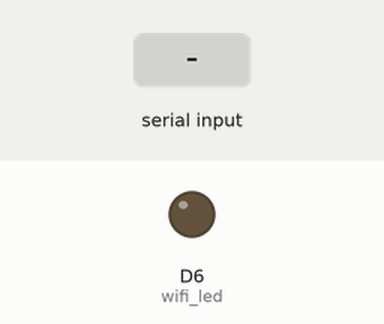
The sketch below on a simulated ESP8266 (NodeMCU). Shown: output pins drawn as LEDs (lit = HIGH). The test bench sets the inputs (shaded band). WiFi joins after 1.5 s; servers stay silent unless stated; what the sketch prints to the serial monitor is not drawn.

Above: at 0.1 s.
At 2.7 s:
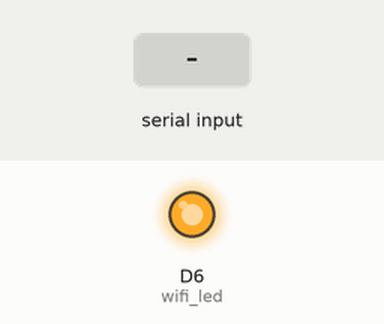
2.8 s: "1\n" received over Serial
Timing chart, 0 to 5.8 s (numbered marks = the images above; inputs shaded):
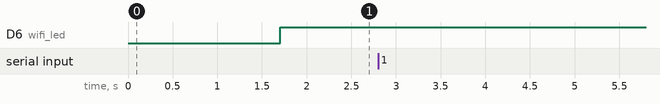

The sketch:

jsse_socket.ino
```cpp
#include <ESP8266WiFi.h>
//wifi config
const char* ssid     = "TP-LINK_AF8E";
const char* password = "14783623";

IPAddress static_ip(192,168,0,101); // A
//IPAddress static_ip(192,168,0,102); //B
//IPAddress static_ip(192,168,0,103); //C
IPAddress gateway(192,168,0,1);
IPAddress subnet(255,255,255,0);

//const char* ssid     = "90E";
//const char* password = "";

//host
const uint16_t port = 8081;
//const char* host = "192.168.8.22";
const char* host = "192.168.0.107";

// uhf reader config
unsigned char incomingByte;
void send_(){
  //byte cmd[] = {0xA5, 0x5A, 0x00, 0x08, 0x00, 0x08, 0x0D, 0x0A};
 // byte cmd[] = {0xA5, 0X5A, 0X00, 0X0A, 0X80, 0X00, 0X64, 0XEE, 0X0D, 0X0A};
  byte cmd[] = {0xA5, 0x5A, 0x00, 0x0A, 0x82, 0x00, 0x10, 0x98, 0x0D, 0x0A};
  Serial.write(cmd, sizeof(cmd));
  Serial.printf("\n");
}

// led
#define wifi_led D6

void setup() {
  //led config
  pinMode(wifi_led,OUTPUT);
  //serial config
  Serial.begin(115200);
  Serial.println();
  Serial.print("Connecting to ");
  Serial.println(ssid);
  //connection
  WiFi.config(static_ip,gateway, subnet);
  WiFi.begin(ssid, password);
  while (WiFi.status() != WL_CONNECTED) {
  delay(500);
  Serial.print(".");
  }
  Serial.println("");
  Serial.println("WiFi is connected");
  Serial.println(WiFi.localIP());
}


int counter = 0;
void main_(){
  String t;
  WiFiClient client;
  if (client.connect(host,port)){
      digitalWrite(wifi_led, HIGH);
      send_();
      String msg = "";
      while (Serial.available() > 0){
        incomingByte = Serial.read();
        if (incomingByte <= 15){
          t = "0" + String(incomingByte,HEX);
        }
        else{
          t = String(incomingByte,HEX);
        }
        msg += t;
        Serial.print(t);
        Serial.printf(" ");
      }
      Serial.print(msg);
      client.println(msg);
      Serial.printf("-----\n");
  }
  delay(400);
  client.stop();
//  counter += 1;
//  if (counter == 10){
//    delay(1000);
//    Serial.print("sleep");
//    counter = 0;
//  }
}

void loop() {
  main_();

}
```

Measured:
- after the input at 2.8 s, every drawn part: stays the same
